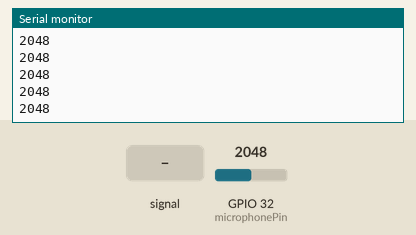
This sketch was run on a simulated ESP32. Shown: the last lines printed to the serial monitor. The test bench sets the inputs (shaded band); at power-on: GPIO 32 (microphonePin) = 2048.

Above: at 1.2 s.
1.3 s: GPIO 32 (microphonePin) fed a 200 Hz sine of ±327 counts around its level
At 2.2 s:
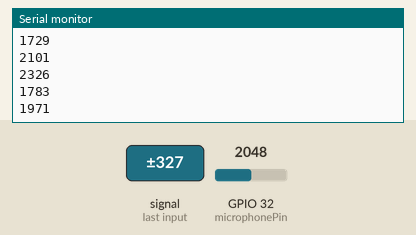
2.8 s: GPIO 32 (microphonePin) set to 2866
At 3.7 s:
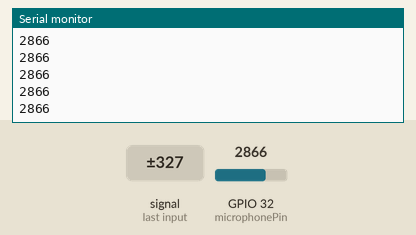
Timing chart, 0 to 3.9 s (numbered marks = the images above; inputs shaded):
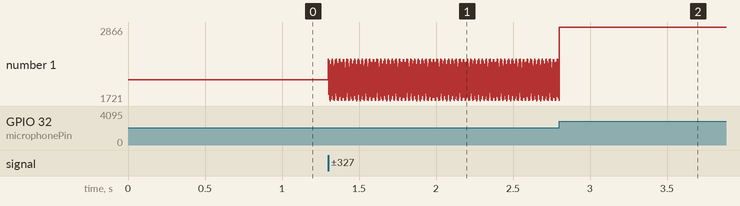

Measured:
- after the input at 1.3 s, the serial monitor: prints a new line at once (image 1)
- after the input at 2.8 s, the serial monitor: prints a new line at once (image 2)
- plotted number 1: 2048 → 1724 after the input at 1.3 s, 1724 → 2866 after the input at 2.8 s

The sketch:

sketch_apr5a.ino
```cpp
// Pin connected to the microphone
const int microphonePin = 32; // Use a suitable ADC pin: GPIO 34

#define SAMPLE_INTERVAL_MS 1 //when 0.25 -> // 1 / 4000 Hz * 1000 ms

// Setup function
void setup() {
  // Start serial communication at 9600 baud
  Serial.begin(38400);

  // Set the microphone pin as input
  pinMode(microphonePin, INPUT);
}

// Loop function
void loop() {
  // Read the analog input from the microphone
  int micData = analogRead(microphonePin);

  // Send the microphone data to the Python script via serial communication
  Serial.println(micData);

  // Small delay to avoid overwhelming the serial buffer
  delay(SAMPLE_INTERVAL_MS); // Adjust the sampling interval
}
```
